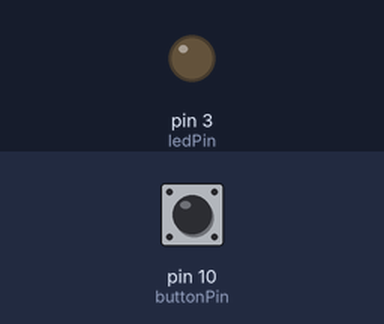
Bench run of a sketch on a simulated Arduino Uno, built with avr-gcc and run on an emulated ATmega328P. On the bench: output pins drawn as LEDs (lit = HIGH). The test bench sets the inputs (shaded band); at power-on: pin 10 (buttonPin) HIGH.

Above: at 1.2 s.
1.3 s: pin 10 (buttonPin) pulled LOW for 0.15 s
At 1.37 s:
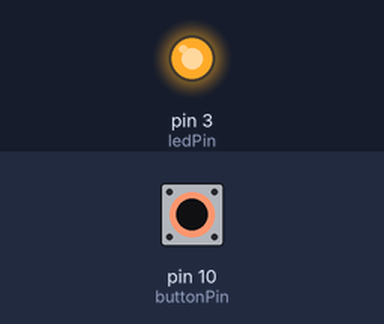
2.9 s: pin 10 (buttonPin) pulled LOW for 3.2 s
At 6.6 s:
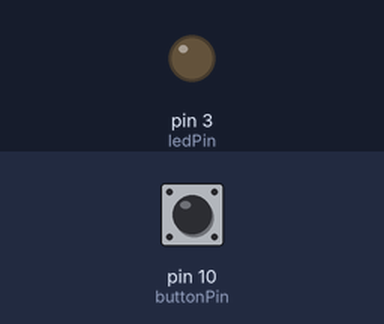
Timing chart, 0 to 8.1 s (numbered marks = the images above; inputs shaded):
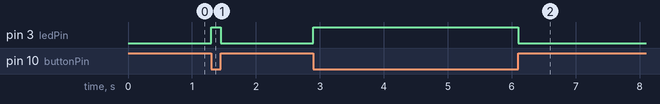

The sketch:

botaoLed.ino
```cpp
const int ledPin = 3;
const int buttonPin = 10;

void setup()
{
    pinMode(ledPin, OUTPUT);
    pinMode(buttonPin, INPUT_PULLUP);
}

void loop()
{
    int estadoBotao = digitalRead(buttonPin);

    if (estadoBotao == LOW)
    {
        digitalWrite(ledPin, HIGH);
    }
    else
    {
        digitalWrite(ledPin, LOW);
    }
}
```

Measured:
- after the input at 1.3 s, pin 3 (ledPin): LOW → HIGH at once, → LOW 0.15 s later
- after the input at 2.9 s, pin 3 (ledPin): LOW → HIGH at once, → LOW 3.2 s later
